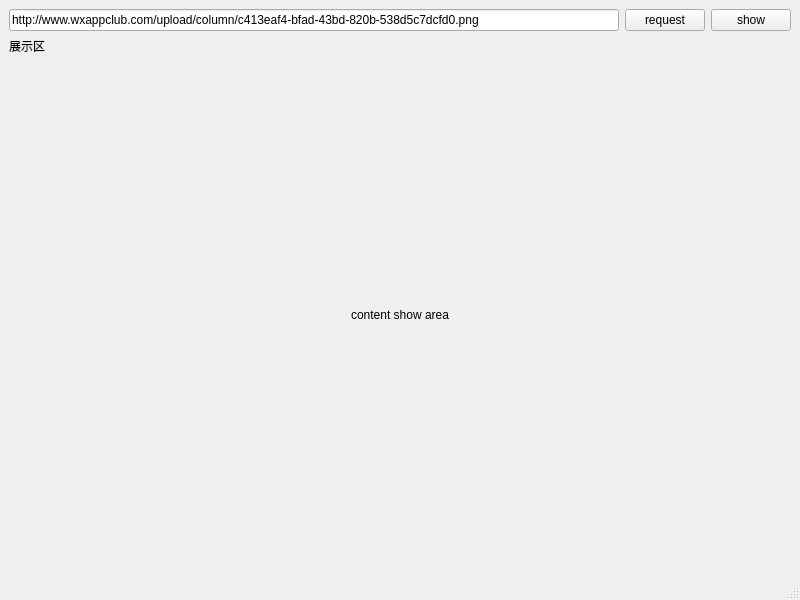
<?xml version="1.0" encoding="UTF-8"?>
<ui version="4.0">
 <class>httpTest</class>
 <widget class="QMainWindow" name="httpTest">
  <property name="geometry">
   <rect>
    <x>0</x>
    <y>0</y>
    <width>800</width>
    <height>600</height>
   </rect>
  </property>
  <property name="windowTitle">
   <string>MainWindow</string>
  </property>
  <widget class="QWidget" name="centralwidget">
   <layout class="QGridLayout" name="gridLayout">
    <item row="0" column="0">
     <layout class="QHBoxLayout" name="horizontalLayout">
      <item>
       <widget class="QLineEdit" name="urlEdit">
        <property name="text">
         <string>http://www.wxappclub.com/upload/column/c413eaf4-bfad-43bd-820b-538d5c7dcfd0.png</string>
        </property>
       </widget>
      </item>
      <item>
       <widget class="QPushButton" name="requestButton">
        <property name="text">
         <string>request</string>
        </property>
       </widget>
      </item>
      <item>
       <widget class="QPushButton" name="showButton">
        <property name="text">
         <string>show</string>
        </property>
       </widget>
      </item>
     </layout>
    </item>
    <item row="1" column="0">
     <layout class="QVBoxLayout" name="verticalLayout">
      <item>
       <widget class="QLabel" name="label_2">
        <property name="text">
         <string>展示区</string>
        </property>
       </widget>
      </item>
      <item>
       <widget class="QLabel" name="label">
        <property name="sizePolicy">
         <sizepolicy hsizetype="Expanding" vsizetype="Expanding">
          <horstretch>0</horstretch>
          <verstretch>0</verstretch>
         </sizepolicy>
        </property>
        <property name="styleSheet">
         <string notr="true">background-color: rgb(85, 255, 255);
background-color: rgb(240, 240, 240);</string>
        </property>
        <property name="text">
         <string>content show area</string>
        </property>
        <property name="scaledContents">
         <bool>true</bool>
        </property>
        <property name="alignment">
         <set>Qt::AlignCenter</set>
        </property>
        <property name="wordWrap">
         <bool>true</bool>
        </property>
       </widget>
      </item>
     </layout>
    </item>
   </layout>
  </widget>
  <widget class="QMenuBar" name="menubar">
   <property name="geometry">
    <rect>
     <x>0</x>
     <y>0</y>
     <width>800</width>
     <height>21</height>
    </rect>
   </property>
  </widget>
  <widget class="QStatusBar" name="statusbar"/>
 </widget>
 <resources/>
 <connections/>
</ui>
